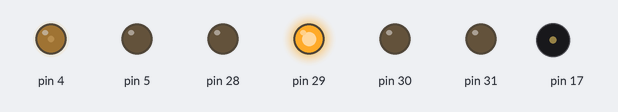
A sketch run on a simulated Arduino Mega 2560, built with avr-gcc and run on an emulated ATmega2560. Parts: output pins drawn as LEDs (lit = HIGH), buzzer (waves = sounding).

Above: at 0.2 s.
Timing chart, 0 to 1.7 s (numbered marks = the images above):
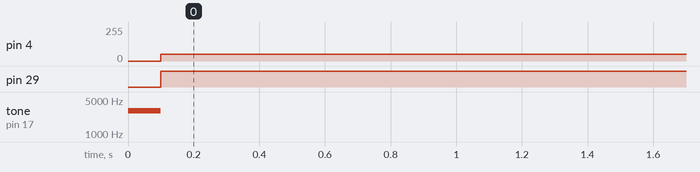

Measured:
- by itself, pin 4: 0/255 → 50/255 at 0.10 s
- by itself, pin 29: LOW → HIGH at 0.10 s

The sketch:

Motor.ino
```cpp
void setup() {
  // put your setup code here, to run once:
  pinMode(4, OUTPUT); pinMode(5, OUTPUT);

  pinMode(28, OUTPUT); pinMode(29, OUTPUT);
  pinMode(30, OUTPUT); pinMode(31, OUTPUT);

  pinMode(17, OUTPUT); tone(17, 3000); delay(100); noTone(17);
  Serial1.begin(9600);
}
char Rx_data = 0;
void loop() {
  // put your main code here, to run repeatedly:
  if(Serial1.available()) {
    Rx_data = Serial1.read(); Serial1.print(Rx_data);
  }

  analogWrite(4, 50); digitalWrite(28, LOW); digitalWrite(29, HIGH);

}
```
